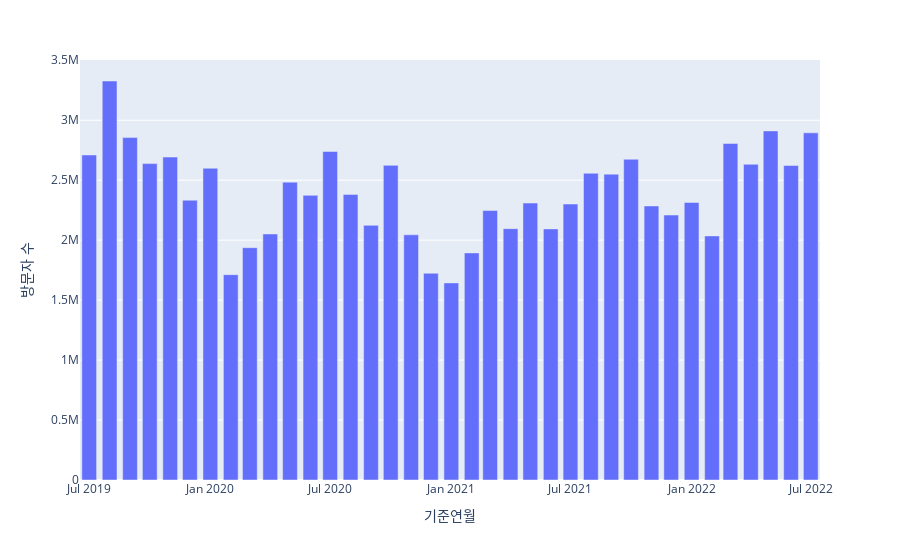

Notebook code cell kept with this figure:
### Code cell
px.bar(data_frame=visitor, x = '기준연월', y= '방문자 수')

### Figure 1 — Plotly figure (JSON) as saved in the notebook; plotly's stock layout.template omitted (floating-point values rounded to 4 significant figures)
{"data": [{"alignmentgroup": "True", "hovertemplate": "기준연월=%{x}<br>방문자 수=%{y}<extra></extra>", "legendgroup": "", "marker": {"color": "#636efa", "pattern": {"shape": ""}}, "name": "", "offsetgroup": "", "orientation": "v", "showlegend": false, "textposition": "auto", "type": "bar", "x": ["2019-07-01T00:00:00", "2019-08-01T00:00:00", "2019-09-01T00:00:00", "2019-10-01T00:00:00", "2019-11-01T00:00:00", "2019-12-01T00:00:00", "2020-01-01T00:00:00", "2020-02-01T00:00:00", "2020-03-01T00:00:00", "2020-04-01T00:00:00", "2020-05-01T00:00:00", "2020-06-01T00:00:00", "2020-07-01T00:00:00", "2020-08-01T00:00:00", "2020-09-01T00:00:00", "2020-10-01T00:00:00", "2020-11-01T00:00:00", "2020-12-01T00:00:00", "2021-01-01T00:00:00", "2021-02-01T00:00:00", "2021-03-01T00:00:00", "2021-04-01T00:00:00", "2021-05-01T00:00:00", "2021-06-01T00:00:00", "2021-07-01T00:00:00", "2021-08-01T00:00:00", "2021-09-01T00:00:00", "2021-10-01T00:00:00", "2021-11-01T00:00:00", "2021-12-01T00:00:00", "2022-01-01T00:00:00", "2022-02-01T00:00:00", "2022-03-01T00:00:00", "2022-04-01T00:00:00", "2022-05-01T00:00:00", "2022-06-01T00:00:00", "2022-07-01T00:00:00"], "xaxis": "x", "y": [2710265, 3327273, 2855453, 2638383, 2692891, 2333252, 2599966, 1712384, 1937320, 2051496, 2483983, 2373767, 2739323, 2381814, 2123595, 2624008, 2044619, 1723961, 1643642, 1893824, 2247031, 2095906, 2309465, 2094110, 2301081, 2558062, 2550296, 2674381, 2285382, 2209322, 2314376, 2035530, 2805746, 2632597, 2911134, 2622104, 2895066], "yaxis": "y"}], "layout": {"autosize": true, "barmode": "relative", "legend": {"tracegroupgap": 0}, "margin": {"t": 60}, "xaxis": {"anchor": "y", "autorange": true, "domain": [0, 1], "range": ["2019-06-17", "2022-07-15"], "title": {"text": "기준연월"}, "type": "date"}, "yaxis": {"anchor": "x", "autorange": true, "domain": [0, 1], "range": [0, 3502000.0], "title": {"text": "방문자 수"}, "type": "linear"}}}
